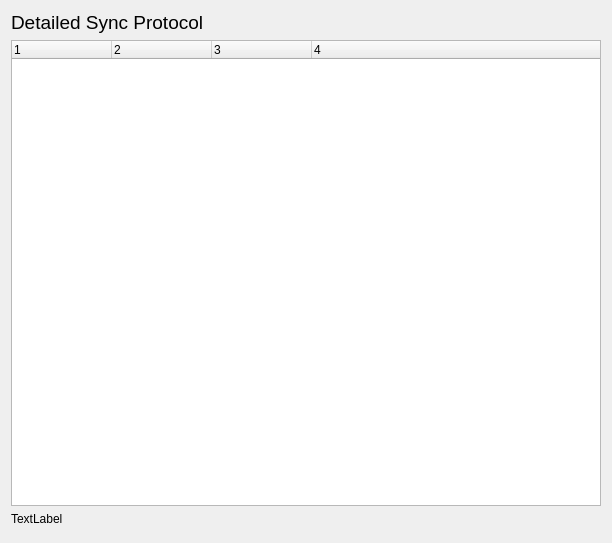
<?xml version="1.0" encoding="UTF-8"?>
<ui version="4.0">
 <class>Mirall::ProtocolWidget</class>
 <widget class="QWidget" name="Mirall::ProtocolWidget">
  <property name="geometry">
   <rect>
    <x>0</x>
    <y>0</y>
    <width>612</width>
    <height>543</height>
   </rect>
  </property>
  <property name="windowTitle">
   <string>Form</string>
  </property>
  <layout class="QGridLayout" name="gridLayout">
   <item row="0" column="0">
    <layout class="QVBoxLayout" name="verticalLayout">
     <item>
      <widget class="QLabel" name="label">
       <property name="font">
        <font>
         <pointsize>14</pointsize>
        </font>
       </property>
       <property name="text">
        <string>Detailed Sync Protocol</string>
       </property>
      </widget>
     </item>
     <item>
      <widget class="QTreeWidget" name="_treeWidget">
       <property name="alternatingRowColors">
        <bool>true</bool>
       </property>
       <property name="rootIsDecorated">
        <bool>true</bool>
       </property>
       <property name="uniformRowHeights">
        <bool>true</bool>
       </property>
       <property name="columnCount">
        <number>4</number>
       </property>
       <column>
        <property name="text">
         <string notr="true">1</string>
        </property>
       </column>
       <column>
        <property name="text">
         <string notr="true">2</string>
        </property>
       </column>
       <column>
        <property name="text">
         <string>3</string>
        </property>
       </column>
       <column>
        <property name="text">
         <string>4</string>
        </property>
       </column>
      </widget>
     </item>
     <item>
      <widget class="QLabel" name="_errorLabel">
       <property name="text">
        <string>TextLabel</string>
       </property>
      </widget>
     </item>
     <item>
      <widget class="QDialogButtonBox" name="_dialogButtonBox">
       <property name="standardButtons">
        <set>QDialogButtonBox::NoButton</set>
       </property>
      </widget>
     </item>
    </layout>
   </item>
  </layout>
 </widget>
 <resources/>
 <connections/>
</ui>
